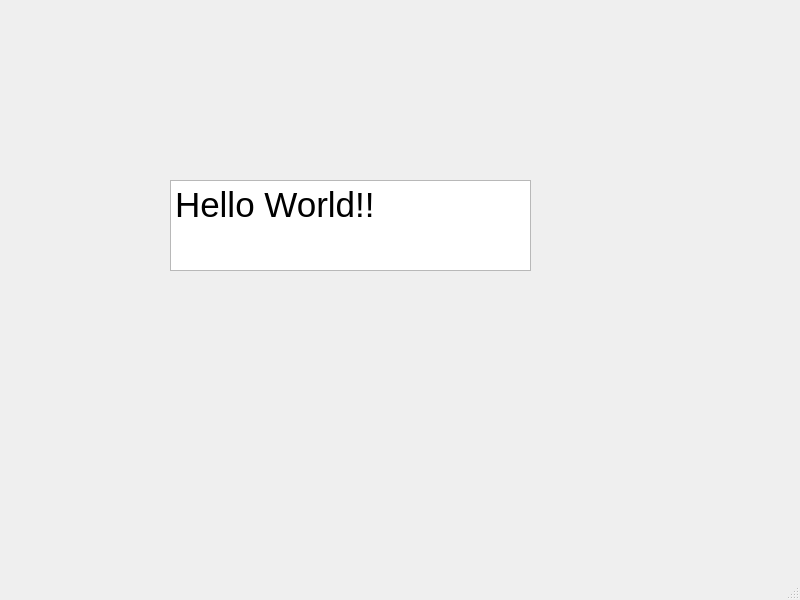
<?xml version="1.0" encoding="UTF-8"?>
<ui version="4.0">
 <class>MainWindow</class>
 <widget class="QMainWindow" name="MainWindow">
  <property name="geometry">
   <rect>
    <x>0</x>
    <y>0</y>
    <width>800</width>
    <height>600</height>
   </rect>
  </property>
  <property name="windowTitle">
   <string>MainWindow</string>
  </property>
  <widget class="QWidget" name="centralwidget">
   <widget class="QTextEdit" name="textEdit">
    <property name="geometry">
     <rect>
      <x>170</x>
      <y>180</y>
      <width>361</width>
      <height>91</height>
     </rect>
    </property>
    <property name="html">
     <string>&lt;!DOCTYPE HTML PUBLIC &quot;-//W3C//DTD HTML 4.0//EN&quot; &quot;http://www.w3.org/TR/REC-html40/strict.dtd&quot;&gt;
&lt;html&gt;&lt;head&gt;&lt;meta name=&quot;qrichtext&quot; content=&quot;1&quot; /&gt;&lt;meta charset=&quot;utf-8&quot; /&gt;&lt;style type=&quot;text/css&quot;&gt;
p, li { white-space: pre-wrap; }
hr { height: 1px; border-width: 0; }
li.unchecked::marker { content: &quot;\2610&quot;; }
li.checked::marker { content: &quot;\2612&quot;; }
&lt;/style&gt;&lt;/head&gt;&lt;body style=&quot; font-family:'Ubuntu'; font-size:11pt; font-weight:400; font-style:normal;&quot;&gt;
&lt;p style=&quot; margin-top:0px; margin-bottom:0px; margin-left:0px; margin-right:0px; -qt-block-indent:0; text-indent:0px;&quot;&gt;&lt;span style=&quot; font-size:26pt;&quot;&gt;Hello World!!&lt;/span&gt;&lt;/p&gt;&lt;/body&gt;&lt;/html&gt;</string>
    </property>
   </widget>
  </widget>
  <widget class="QMenuBar" name="menubar">
   <property name="geometry">
    <rect>
     <x>0</x>
     <y>0</y>
     <width>800</width>
     <height>22</height>
    </rect>
   </property>
  </widget>
  <widget class="QStatusBar" name="statusbar"/>
 </widget>
 <resources/>
 <connections/>
</ui>
